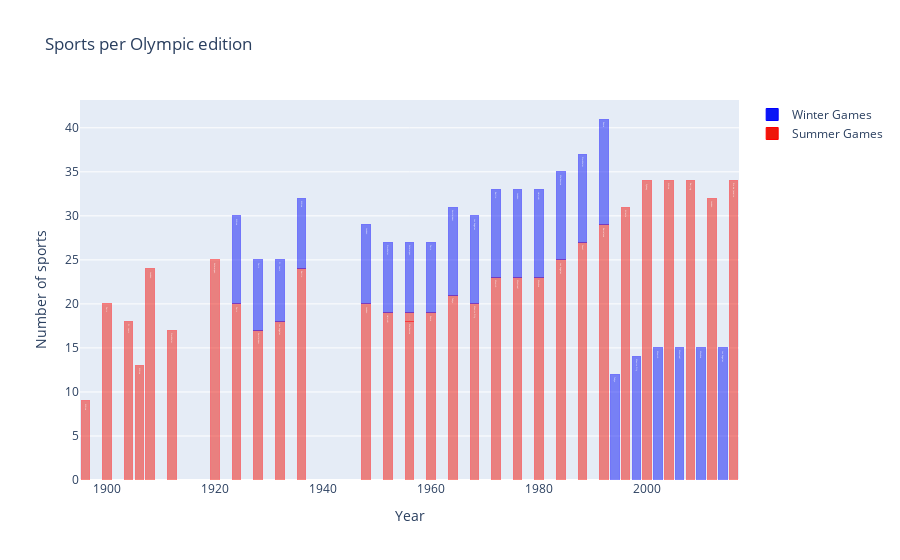

The notebook cell saved with this chart:
### Code cell
dfS = df[df['Season']=='Summer']; dfW = df[df['Season']=='Winter']

traceS = go.Bar(
    x = dfS['Year'],y = dfS['Sports'],
    name="Summer Games",
     marker=dict(
                color='rgb(238,23,11)',
                line=dict(
                    color='red',
                    width=1),
                opacity=0.5,
            ),
    text= dfS['City'],
)
traceW = go.Bar(
    x = dfW['Year'],y = dfW['Sports'],
    name="Winter Games",
    marker=dict(
                color='rgb(11,23,245)',
                line=dict(
                    color='blue',
                    width=1),
                opacity=0.5,
            ),
    text=dfS['City']
)

data = [traceS, traceW]
layout = dict(title = 'Sports per Olympic edition',
          xaxis = dict(title = 'Year', showticklabels=True), 
          yaxis = dict(title = 'Number of sports'),
          hovermode = 'closest',
          barmode='stack'
         )
fig = dict(data=data, layout=layout)
iplot(fig, filename='events-sports1')

### Figure 1 — Plotly figure (JSON) as saved in the notebook; plotly's stock layout.template omitted (floating-point values rounded to 4 significant figures)
{"data": [{"marker": {"color": "rgb(238,23,11)", "line": {"color": "red", "width": 1}, "opacity": 0.5}, "name": "Summer Games", "text": ["Athina", "Paris", "St. Louis", "Athina", "London", "Stockholm", "Antwerpen", "Paris", "Amsterdam", "Los Angeles", "Berlin", "London", "Helsinki", "Melbourne", "Stockholm", "Roma", "Tokyo", "Mexico City", "Munich", "Montreal", "Moskva", "Los Angeles", "Seoul", "Barcelona", "Atlanta", "Sydney", "Athina", "Beijing", "London", "Rio de Janeiro"], "type": "bar", "x": [1896, 1900, 1904, 1906, 1908, 1912, 1920, 1924, 1928, 1932, 1936, 1948, 1952, 1956, 1956, 1960, 1964, 1968, 1972, 1976, 1980, 1984, 1988, 1992, 1996, 2000, 2004, 2008, 2012, 2016], "y": [9, 20, 18, 13, 24, 17, 25, 20, 17, 18, 24, 20, 19, 18, 1, 19, 21, 20, 23, 23, 23, 25, 27, 29, 31, 34, 34, 34, 32, 34]}, {"marker": {"color": "rgb(11,23,245)", "line": {"color": "blue", "width": 1}, "opacity": 0.5}, "name": "Winter Games", "text": ["Athina", "Paris", "St. Louis", "Athina", "London", "Stockholm", "Antwerpen", "Paris", "Amsterdam", "Los Angeles", "Berlin", "London", "Helsinki", "Melbourne", "Stockholm", "Roma", "Tokyo", "Mexico City", "Munich", "Montreal", "Moskva", "Los Angeles", "Seoul", "Barcelona", "Atlanta", "Sydney", "Athina", "Beijing", "London", "Rio de Janeiro"], "type": "bar", "x": [1924, 1928, 1932, 1936, 1948, 1952, 1956, 1960, 1964, 1968, 1972, 1976, 1980, 1984, 1988, 1992, 1994, 1998, 2002, 2006, 2010, 2014], "y": [10, 8, 7, 8, 9, 8, 8, 8, 10, 10, 10, 10, 10, 10, 10, 12, 12, 14, 15, 15, 15, 15]}], "layout": {"barmode": "stack", "hovermode": "closest", "title": {"text": "Sports per Olympic edition"}, "xaxis": {"showticklabels": true, "title": {"text": "Year"}}, "yaxis": {"title": {"text": "Number of sports"}}}}
